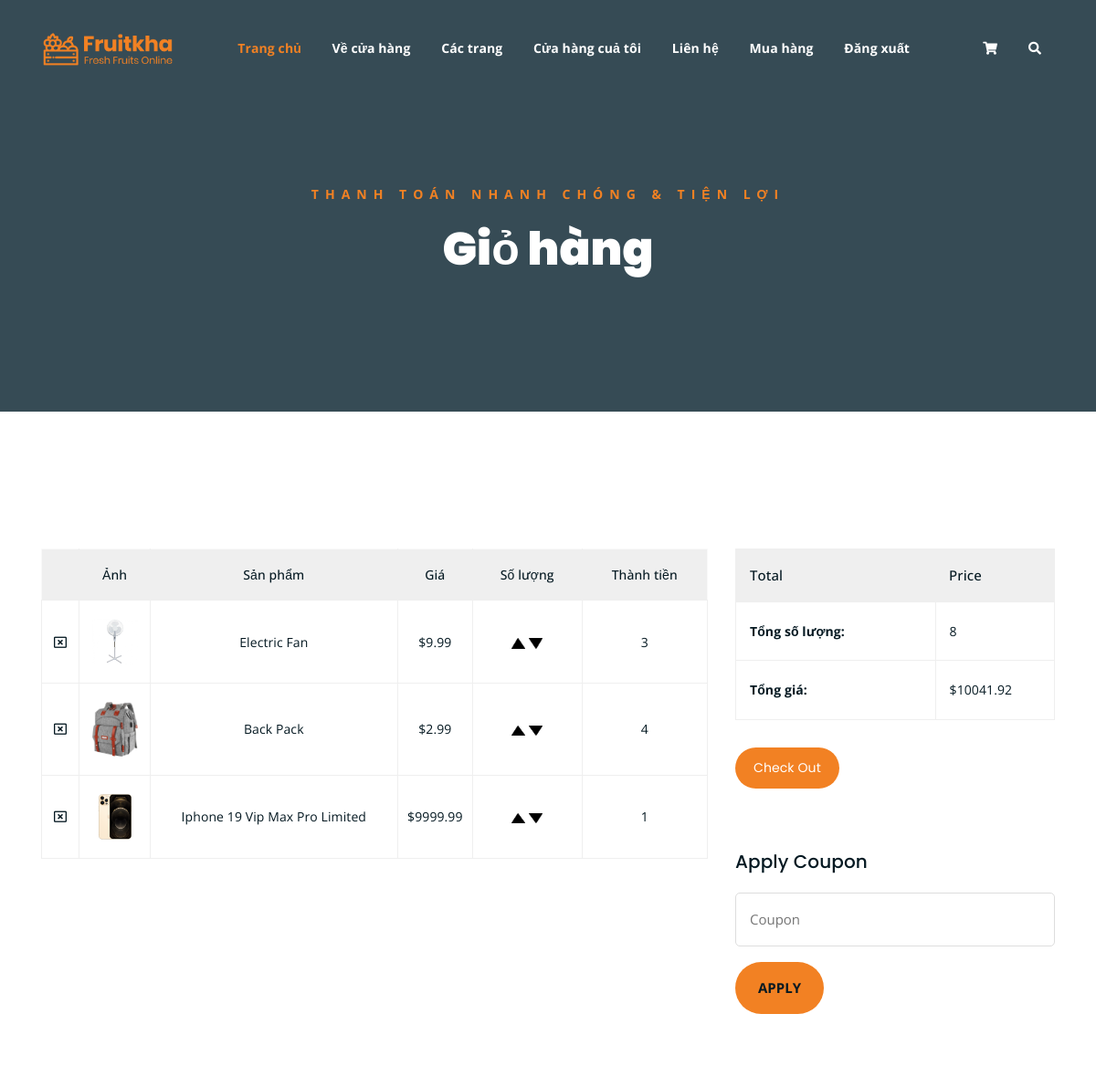
/cart/ (signed in, upper part), run on an earlier commit of the app's database.
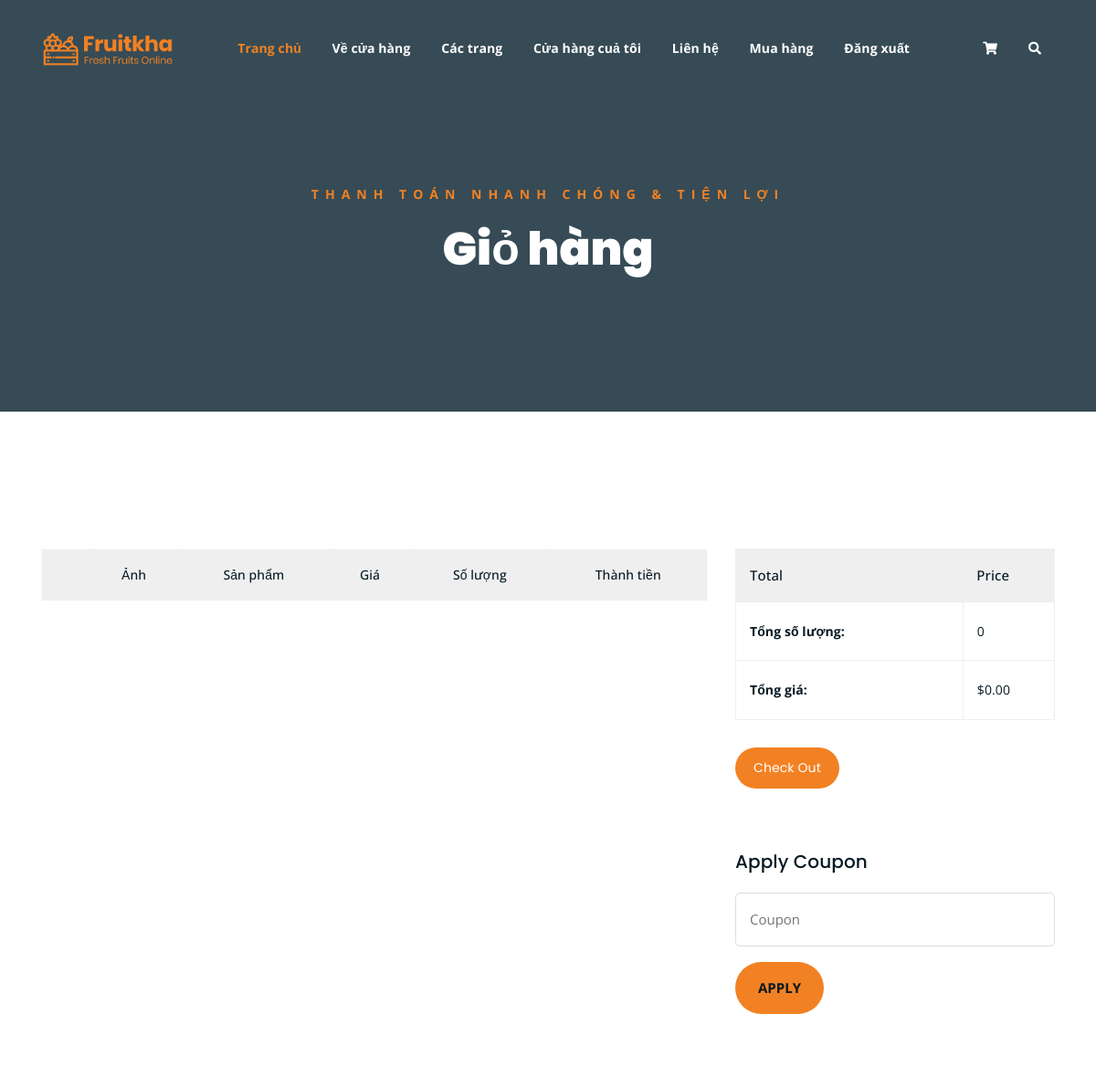
And on a later commit of the database.
### store/models.py (models this page shows, shortened)
class OrderItem(models.Model):
    product = models.ForeignKey(Product, on_delete=models.CASCADE, null=True, blank=True)
    order = models.ForeignKey(Order, on_delete=models.CASCADE, null=True, blank=True)
    quantity = models.IntegerField(default=1, null=True, blank=True)
    shippingstatus = models.BooleanField(default=False, null=True, blank=False)
    added_date = models.DateTimeField(auto_now_add=True)
    seller = models.ForeignKey(User, on_delete=CASCADE, null=True )
    @property
    def get_total_price(self):
        total = self.product.price * self.quantity
        return total

class Product(models.Model):
    name = models.CharField(max_length=255, null=True)
    description = models.TextField(null=True)
    price = models.FloatField(null=True)
    available = models.BooleanField(default=True, null=True, blank=False)
    image = models.ImageField()
    seller = models.ForeignKey(User, on_delete=CASCADE, null=True)
    tag = models.ManyToManyField(Category, related_name="tag_product", blank=True)
    def __str__(self):
        return self.name

class Order(models.Model):
    customer = models.ForeignKey(Customer, on_delete=models.SET_NULL, null=True, blank=True)
    ordered_date = models.DateTimeField(auto_now_add=True)
    completed = models.BooleanField(default=False)
    @property
    def get_total_items(self):
        orderitems = self.orderitem_set.all()
        total = sum([item.quantity for item in orderitems])
        return total
    def get_total_items_price(self):
        orderitems = self.orderitem_set.all()
        total = sum([item.get_total_price for item in orderitems])
        return total

### store/views.py (the view)
# urls.py: path("cart/", cart, name="cart"),
def cart(request, *args, **kwargs):
    if request.user.is_authenticated:
        customer = request.user.customer
        order, created = Order.objects.get_or_create(customer=customer, completed=False)
        items = order.orderitem_set.all()
        for i in items:
            print(len(items))
    else:
        items = []
        order = {'get_total_items':0, 'get_total_items_price':0}
    context = {"items": items, "order":order}
    return render(request, "store/cart.html", context)

### store/templates/store/cart.html (shortened to what this page needs)
{% extends 'store/base.html' %}
{% block content %}
{% load static %}
	<div class="breadcrumb-section breadcrumb-bg">
		<div class="container">
			<div class="row">
				<div class="col-lg-8 offset-lg-2 text-center">
					<div class="breadcrumb-text">
						<p>Thanh toán nhanh chóng & tiện lợi</p>
						<h1>Giỏ hàng</h1>
					</div>
				</div>
			</div>
		</div>
	</div>
	<div class="cart-section mt-150 mb-150">
		<div class="container">
			<div class="row">
				<div class="col-lg-8 col-md-12">
					<div class="cart-table-wrap">
						<table class="cart-table">
							<thead class="cart-table-head">
								<tr class="table-head-row">
									<th class="product-remove"></th>
									<th class="product-image">Ảnh</th>
									<th class="product-name">Sản phẩm</th>
									<th class="product-price">Giá</th>
									<th class="product-quantity">Số lượng</th>
									<th class="product-total">Thành tiền</th>
								</tr>
							</thead>
							<tbody>
								{% for item in items %}
								<tr class="table-body-row">
									<td class="product-remove"><a href="#"><i class="far fa-window-close"></i></a></td>
									<td class="product-image"><img src="{{item.product.image.url}}" alt=""></td>
									<td class="product-name">{{ item.product }}</td>
									<td class="product-price">${{item.product.price}}</td>
									<td class="product-quantity"><div class="quantity">
										<a href="{% url 'add' item.product.id %}"><img class="chg-quantity" style="width: 15px;" src="{% static  'images/up.png' %}"></a>
										<a href="{% url 'decrease' item.product.id %}"><img class="chg-quantity" style="width: 15px;" src="{% static  'images/down.png' %}"></a>
									</div></td>
									<td class="product-total">{{item.quantity}}</td>
								</tr>
								{% endfor %}
							</tbody>
						</table>
					</div>
				</div>
				<div class="col-lg-4">
					<div class="total-section">
						<table class="total-table">
							<thead class="total-table-head">
								<tr class="table-total-row">
									<th>Total</th>
									<th>Price</th>
								</tr>
							</thead>
							<tbody>
								<tr class="total-data">
									<td><strong>Tổng số lượng: </strong></td>
									<td>{{order.get_total_items}}</td>
								</tr>
								<tr class="total-data">
									<td><strong>Tổng giá: </strong></td>
									<td>${{order.get_total_items_price|floatformat:2}}</td>
								</tr>
							</tbody>
						</table>
						<div class="cart-buttons">
							<a href="{% url 'checkout' %}" class="boxed-btn black">Check Out</a>
						</div>
					</div>
					<div class="coupon-section">
						<h3>Apply Coupon</h3>
						<div class="coupon-form-wrap">
							<form action="index.html">
								<p><input type="text" placeholder="Coupon"></p>
								<p><input type="submit" value="Apply"></p>
							</form>
						</div>
					</div>
				</div>
			</div>
		</div>
	</div>
	{% endblock %}

What changed in the data, as far as the page shows it:
removed OrderItem: product.image (picture), product "Electric Fan", product.price "9.99", quantity "3"
removed OrderItem: product.image (picture), product "Back Pack", product.price "2.99", quantity "4"
removed OrderItem: product.image (picture), product "Iphone 19 Vip Max Pro Limited", product.price "9999.99", quantity "1"
removed Order: get_total_items "8", get_total_items_price "10041.92"
added Order: get_total_items "0", get_total_items_price "0.00"
